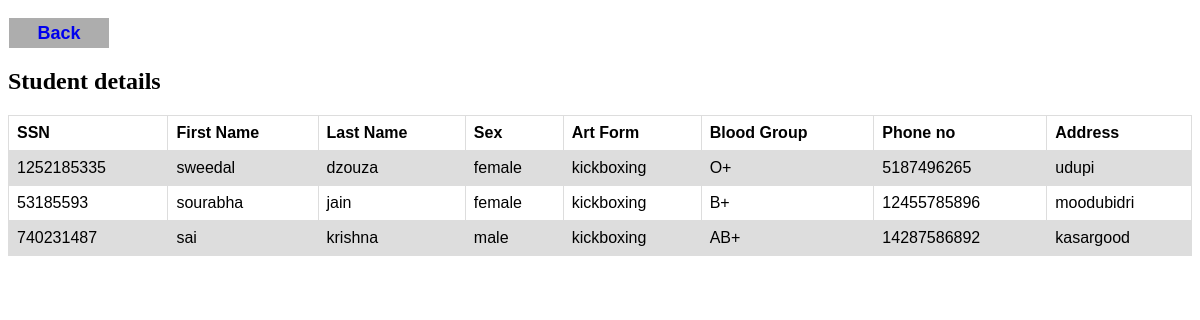
The app's page /partstu.php?uname=sathwik with its own data.
### tables this page shows
CREATE TABLE `student` (
  `SSN` varchar(20) NOT NULL,
  `Fname` varchar(20) NOT NULL,
  `Lname` varchar(20) NOT NULL,
  `Sex` varchar(20) NOT NULL,
  `Art_form` varchar(20) NOT NULL,
  `Blood` varchar(20) NOT NULL,
  `St_uname` varchar(20) NOT NULL,
  `Phno` varchar(20) NOT NULL,
  `Address` varchar(20) NOT NULL
);

### partstu.php (the view, shortened to what this page needs)
<!DOCTYPE html>
<html lang="en">
<head>
</head>
<body>
<button id="back"><a href="addtour.php">Back</a></button>
<?php
$con = mysqli_connect('localhost:3306', 'root', '','boxing');
$username=$_GET['uname'];
$sql2="SELECT *FROM staff where S_uname='$username'";
$result2=mysqli_query($con,$sql2);
$res=mysqli_fetch_assoc($result2);
$type=$res['type'];
$sql = "SELECT SSN, Fname, Lname, Sex, Art_form, Blood, Phno, St_uname, Address FROM student where Art_form ='$type'";
$result = mysqli_query($con, $sql);
echo "<br><h2>Student details</h2>";
echo "<table border='1'>
<tr>
<th>SSN</th>
<th>First Name</th>
<th>Last Name</th>
<th>Sex</th>
<th>Art Form</th>
<th>Blood Group</th>
<th>Phone no</th>
<th>Address</th>
</tr>";
while($row = mysqli_fetch_assoc($result))
{
    echo "<tr>";
    echo "<td>" . $row['SSN'] . "</td>";
    echo "<td>" . $row['Fname'] . "</td>";
    echo "<td>" . $row['Lname'] . "</td>";
    echo "<td>" . $row['Sex'] . "</td>";
    echo "<td>" . $row['Art_form'] . "</td>";
    echo "<td>" . $row['Blood'] . "</td>";
    echo "<td>" . $row['Phno'] . "</td>";
    echo "<td>" . $row['Address'] . "</td>";
    echo "</tr>";
}
echo "</table>";
?>
</body>
</html>

### partstu.php (style rules this page uses)
table { font-family: arial, sans-serif; border-collapse: collapse; width: 100%; }
td, th { border: 1px solid #dddddd; text-align: left; padding: 8px; }
tr:nth-child(even) { background-color: #dddddd; }
button { width: 100px; height: 30px; background: #adadad; border:none; margin-top: 10px; margin-left: 1px; font-size: 18px; text-decoration: none; color: black; font-weight: bold; }
button a { text-decoration:none; }

### records on screen
student: SSN "1252185335", Fname "sweedal", Lname "dzouza", Sex "female", Art_form "kickboxing", Blood "O+", Phno "5187496265", Address "udupi"
student: SSN "53185593", Fname "sourabha", Lname "jain", Sex "female", Art_form "kickboxing", Blood "B+", Phno "12455785896", Address "moodubidri"
student: SSN "740231487", Fname "sai", Lname "krishna", Sex "male", Art_form "kickboxing", Blood "AB+", Phno "14287586892", Address "kasargood"
